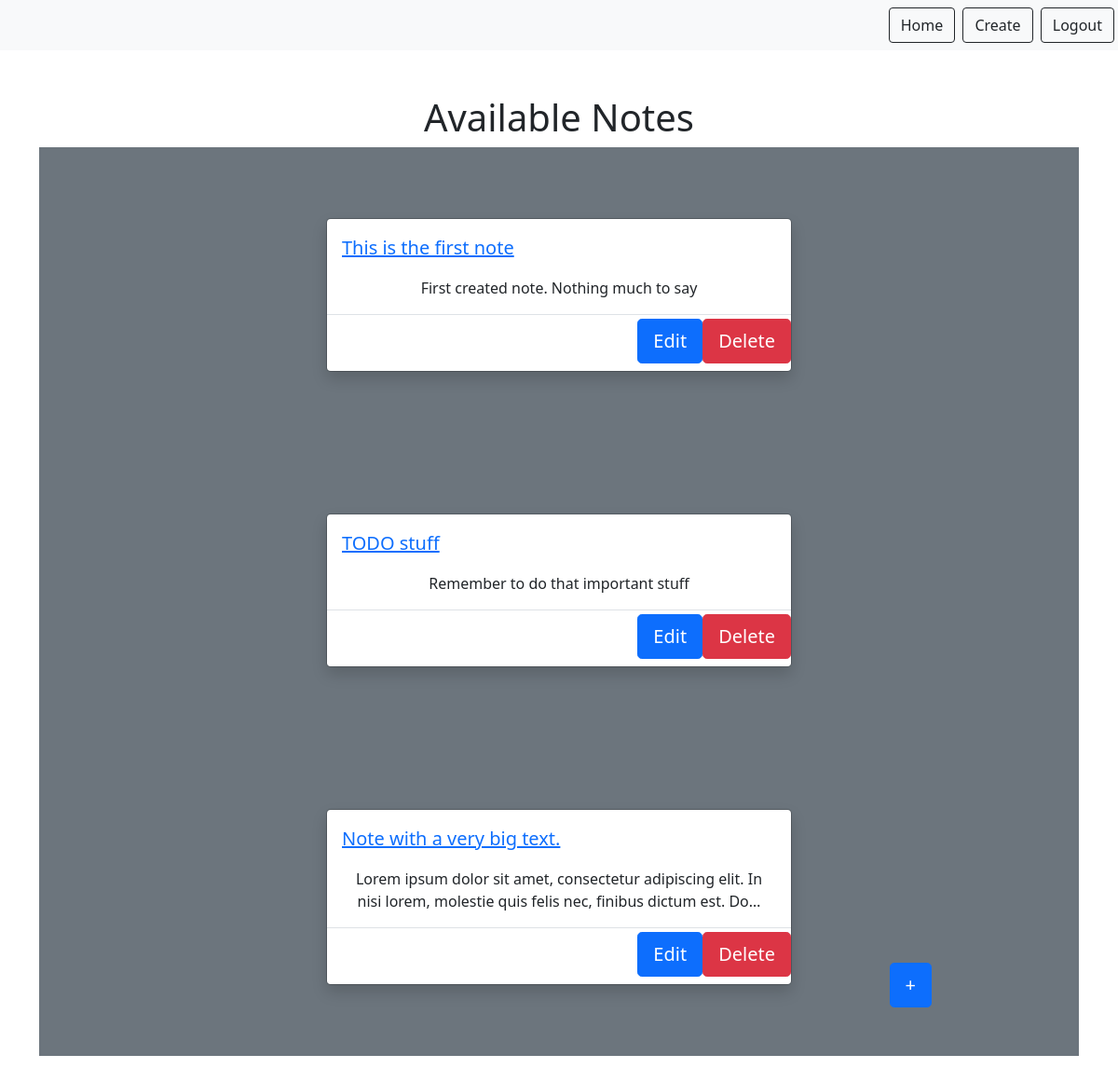
Before: /notes (signed in) with the older database file.
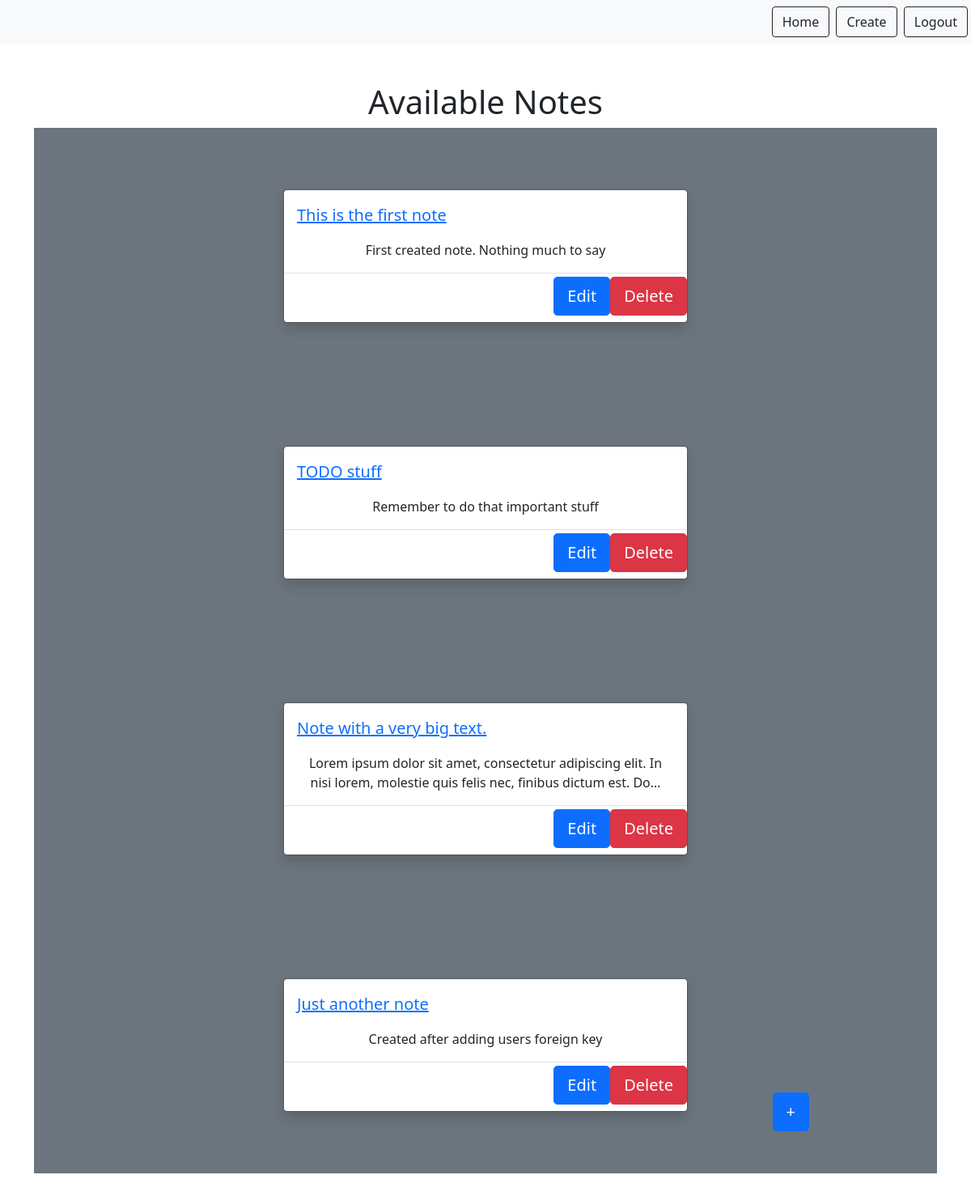
After: the same page with the newer database file.
### notes/models.py (models this page shows)
class Note(models.Model):
    title = models.CharField(max_length=200)
    text = models.TextField()
    created = models.DateTimeField(auto_now_add=True)
    user = models.ForeignKey(User, on_delete=models.CASCADE, related_name="notes")

### notes/views.py (the view)
# urls.py: path('notes', views.NotesListView.as_view(), name='notes.list'),
class NotesListView(LoginRequiredMixin, ListView):
    model = Note
    context_object_name = "notes"
    template_name = "notes/notes_list.html"  # not necessary if we follow name convention
    login_url = "/login"
    def get_queryset(self):
        return self.request.user.notes.all()

### notes/templates/notes/notes_list.html
{% extends "base.html" %}
{% block content %}
<h1>Available Notes</h1>
<div id="add">
<a href="{% url 'notes.new' %}" type="button" class="btn btn-primary btn-lg" >
   +
</a>
</div>
{% for note in notes %}
<div class="modal modal-sheet position-static d-block bg-secondary py-5" tabindex="-1" role="dialog" id="modalSheet">
    <div class="modal-dialog" role="document">
        <div class="modal-content rounded-6 shadow">
            <div class="modal-header border-bottom-0">
                <a href="{% url 'notes.detail' pk=note.id %}">
                    <h5 class="modal-title">{{ note.title }}</h5>
                </a>
            </div>
            <div class="modal-body py-0">
                <p>{{ note.text|truncatechars:120 }}</p>
            </div>
            <div class="modal-footer flex-nowrap p-0">
                 <a href="{% url 'notes.update' pk=note.id %}" class="btn btn-lg btn-primary w-30 mx-0 mb-2">Edit</a>
                <a href="{% url 'notes.delete' pk=note.id %}"  class="btn btn-lg btn-danger w-30 mx-0 mb-2">Delete</a>
            </div>
        </div>
    </div>
</div>
{% endfor %}
{% endblock %}

### static/templates/base.html (shortened to what this page needs)
<!DOCTYPE html>
{% load static %}
<html lang="en">
<head>
    <link href="{% static 'css/bootstrap.min.css' %}" rel="stylesheet">
    <link href="{% static 'css/style.css' %}" rel="stylesheet">
</head>
<body>
    <nav class="navbar navbar-light bg-light sticky-top">
        <div class="ms-auto">
            {% if user.is_authenticated %}
            <a href="{% url 'notes.list' %}" class="btn btn-outline-dark me-1"> Home </a>
            <a href="{% url 'notes.new' %}" class="btn btn-outline-dark me-1"> Create </a>
            <a href="{% url 'logout' %}" class="btn btn-outline-dark me-1"> Logout </a>
            {% else %}
            <a href="{% url 'signup' %}" class="btn btn-outline-dark me-1"> Signup </a>
            <a href="{% url 'login' %}" class="btn btn-outline-dark me-1"> Login </a>
            {% endif %}
        </div>
    </nav>
    <div class="my-5 text-center container">
    {% block content %}
    {% endblock %}
    </div>
</body>
</html>

### static/css/style.css (style rules this page uses)
#add { position: fixed; bottom: 100px; right: 200px; }

Changed rows visible on the page:
added Note: title "Just another note", text "Created after adding users foreign key"
